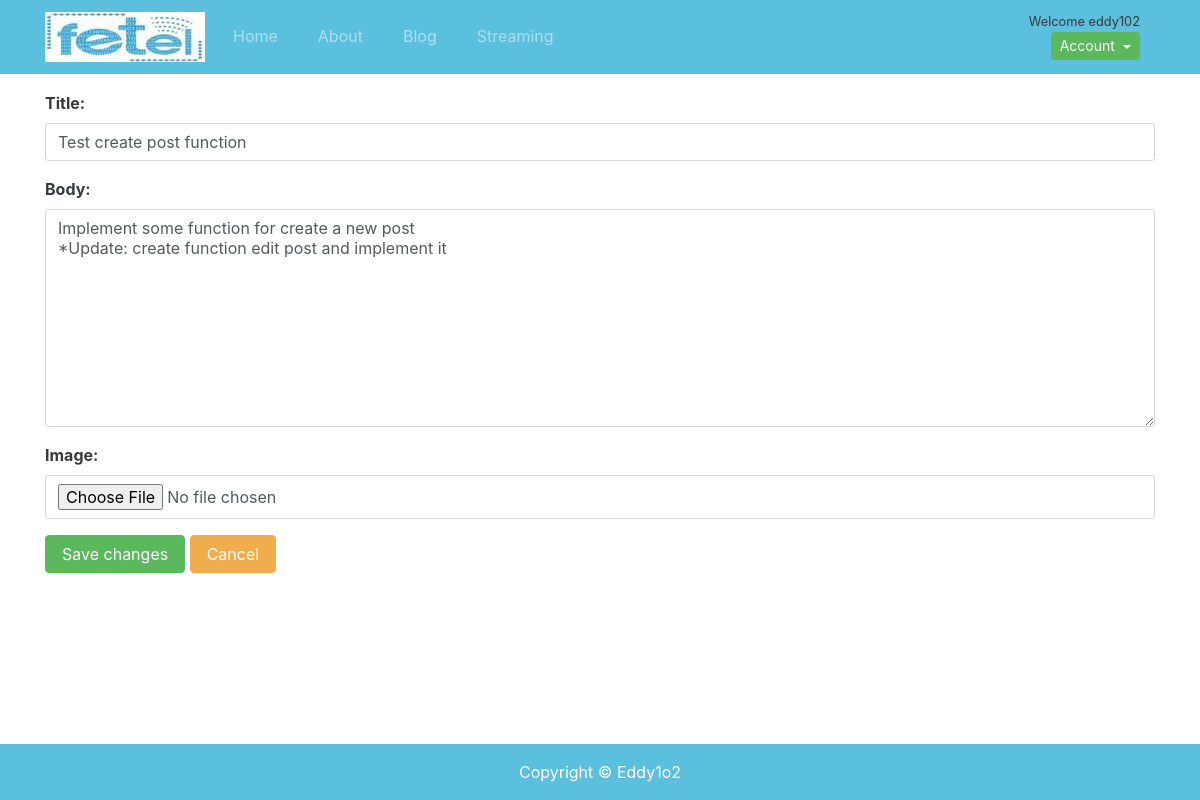
/blogs/3/edit/ (signed in), run on the app's committed database.
### blogs/models.py (models this page shows, shortened)
class Post(models.Model):
    title = models.CharField(max_length=100)
    body = models.TextField(max_length=4000)
    image = models.ImageField(null=True, blank=True)
    created_at = models.DateTimeField(auto_now_add=True)
    updated_at = models.DateTimeField(null=True)
    created_by = models.ForeignKey(User, related_name='posts', on_delete=models.CASCADE)

### blogs/views.py (the view, shortened to what this page needs)
# urls.py: url(r'^blogs/(?P<pk>\d+)/edit/$', views.PostUpdateView.as_view(), name='edit_post'),
@method_decorator(login_required, name='dispatch')
class PostUpdateView(UpdateView):
    model = Post
    fields = ('title', 'body', 'image')
    context_object_name = 'Posts'
    template_name = 'edit_post.html'
    pk_url_kwarg = 'pk'

### templates/edit_post.html (shortened to what this page needs)
{% extends "base.html" %}
{% load widget_tweaks %}
{% block content %}
    {% load staticfiles %}
    <div class="col-sm-12 mb-3 pb-3">
        <form method="post" novalidate enctype="multipart/form-data">
            {% include 'includes/form.html' %}
            <button type="submit" class="btn btn-success">Save changes</button>
            <a href="{% url 'own_blogs' %}" role="button"
                       class="btn btn-warning">Cancel</a>
        </form>
    </div>
{% endblock %}

### templates/base.html (shortened to what this page needs)
<!DOCTYPE html>
<html lang="en">
<head>
    {% load staticfiles %}
    <link rel="stylesheet" href="{% static 'vendor/bootstrap.css' %}">
    <link rel="stylesheet" href="{% static 'css/home.css' %}">
</head>
<body>
<nav class="navbar navbar-dark bg-info navbar-fixed-top">
    <div class="container">
        <div class="row">
            <div class="col-sm-8 col-xs-8">
                <a href="{% url 'home' %}" class="navbar-brand"><img src="{% static 'images/logo.jpg' %}"
                                                                      alt="None"></a>
                <ul class="nav navbar-nav menu_bar">
                    <li class="nav-item">
                        <a href="/" class="nav-link">Home<span class="span sr-only">(current)</span></a>
                    </li>
                    <li class="nav-item">
                        <a href="{% url 'about' %}" class="nav-link">About</a>
                    </li>
                    <li class="nav-item">
                        <a href="{% url 'blogs' %}" class="nav-link">Blog</a>
                    </li>
                    <li class="nav-item">
                        <a href="{% url 'streaming' %}" class="nav-link">Streaming</a>
                    </li>
                </ul>
            </div>
            {% if user.is_authenticated %}
                <div class="col-sm-4 col-xs-2">
                    <div class=" container-fluid " align="right">
                        <small>Welcome {{ user.username }}
                        </small>
                        <br>
                        <div class="btn-group">
                            <button type="button" class="btn btn-success btn-sm dropdown-toggle"
                                    data-toggle="dropdown"
                                    aria-haspopup="true" aria-expanded="false">
                                Account
                            </button>
                        </div>
                    </div>
                </div>
            {% endif %}
        </div>
    </div>
</nav>
<div class="container mt-1">
    <div class="row">
        {% block content %}
        {% endblock %}
    </div>
</div>
<footer class="py-1 bg-info">
    <div class="container footer" align="center">
        <p class="m-0 text-white text-center">Copyright &copy; Eddy1o2</p>
    </div>
</footer>
</body>
</html>

### templates/includes/form.html (shortened to what this page needs)
{% load widget_tweaks %}
{% for field in form %}
  <div class="form-group">
    <strong>{{ field.label_tag }}</strong>
    {% if form.is_bound %}
      {% if field.errors %}
        {% render_field field class="form-control is-invalid" %}
        {% for error in field.errors %}
          <div class="invalid-feedback" style="color: #ff0012" >
            {{ error }}
          </div>
        {% endfor %}
      {% else %}
        {% render_field field class="form-control is-valid" %}
      {% endif %}
    {% else %}
      {% render_field field class="form-control" %}
    {% endif %}
  </div>
{% endfor %}

### static/css/home.css (style rules this page uses)
.navbar-dark .navbar-nav.menu_bar .nav-link { line-height: 43px; padding: 7px 12px; }
footer.py-1.bg-info { position: fixed; width: 100%; bottom: 0; }
.container.mt-1 { padding-top: 75px; }

### data on the page
Post: title "Test create post function" "Implement some function for create a new post *Update: create function edit post and implement it"

### other printed values
{{ user.username }} "eddy102"
{{ field.label_tag }} "Title:" "Body:" "Image:"
